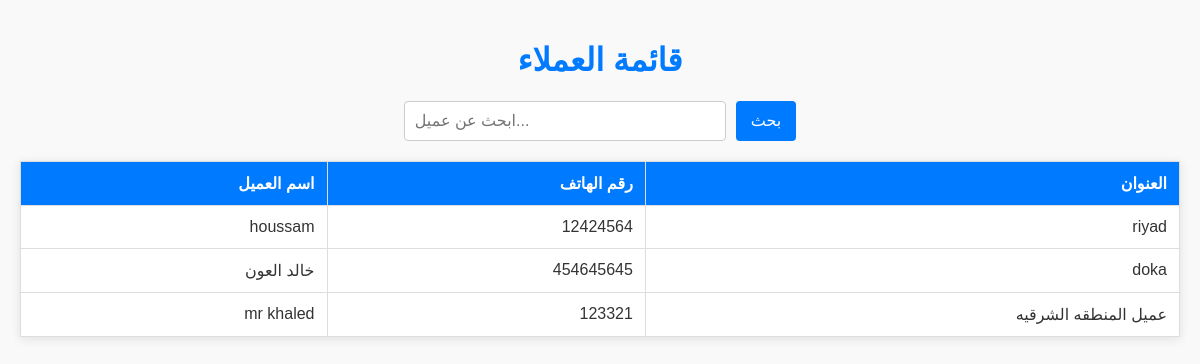
Screenshot of /clients/ (signed in) with the database file from the repository.
### core/models.py (models this page shows, shortened)
class Client(models.Model):
    name = models.CharField(max_length=100, verbose_name='اسم العميل')
    phone_number = models.CharField(max_length=15, verbose_name='رقم الهاتف')
    address = models.TextField(verbose_name='العنوان')

### core/views.py (the view)
# urls.py: path('clients/', client_list, name='client_list'),  # رابط قائمة العملاء
@login_required
def client_list(request):
    query = request.GET.get('search', '')
    clients = Client.objects.filter(Q(name__icontains=query) | Q(phone_number__icontains=query)) if query else Client.objects.all()
    return render(request, 'core/client_list.html', {'clients': clients, 'search': query})

### core/templates/core/client_list.html (shortened to what this page needs)
<!DOCTYPE html>
<html lang="ar">
<head>
</head>
<body>
    <h1>قائمة العملاء</h1>
    <form method="GET" action="{% url 'client_list' %}">
        <input type="text" name="search" placeholder="ابحث عن عميل..." value="{{ search }}">
        <button type="submit">بحث</button>
    </form>
    <table>
        <tr>
            <th>اسم العميل</th>
            <th>رقم الهاتف</th>
            <th>العنوان</th>
        </tr>
        {% for client in clients %}
        <tr>
            <td>{{ client.name }}</td>
            <td>{{ client.phone_number }}</td>
            <td>{{ client.address }}</td>
        </tr>
        {% endfor %}
    </table>
</body>
</html>

### core/templates/core/client_list.html (style rules this page uses)
body { font-family: Arial, sans-serif; background-color: #f9f9f9; margin: 0; padding: 20px; color: #333; }
h1 { text-align: center; color: #007bff; }
form { display: flex; justify-content: center; margin-bottom: 20px; }
input[type="text"] { padding: 10px; border: 1px solid #ccc; border-radius: 4px; width: 300px; margin-right: 10px; font-size: 16px; transition: border-color 0.3s; }
button { padding: 10px 15px; background-color: #007bff; color: white; border: none; border-radius: 4px; font-size: 16px; cursor: pointer; transition: background-color 0.3s; }
table { width: 100%; border-collapse: collapse; margin-top: 20px; box-shadow: 0 2px 10px rgba(0, 0, 0, 0.1); }
th, td { padding: 12px; text-align: right; border: 1px solid #ddd; background-color: #fff; }
th { background-color: #007bff; color: white; }
tr:nth-child(even) { background-color: #f2f2f2; }

### rows the page displays
Client: name "houssam", phone_number "12424564", address "riyad"
Client: name "خالد العون", phone_number "454645645", address "doka"
Client: name "mr khaled", phone_number "123321", address "عميل المنطقه الشرقيه"
